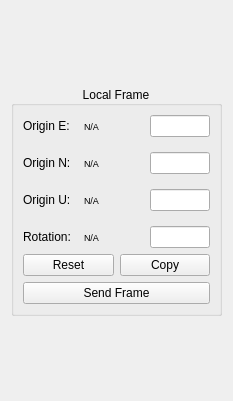
<?xml version="1.0" encoding="UTF-8"?>
<ui version="4.0">
 <class>WidgetLocalFrame</class>
 <widget class="QWidget" name="WidgetLocalFrame">
  <property name="geometry">
   <rect>
    <x>0</x>
    <y>0</y>
    <width>233</width>
    <height>401</height>
   </rect>
  </property>
  <property name="sizePolicy">
   <sizepolicy hsizetype="Fixed" vsizetype="Preferred">
    <horstretch>0</horstretch>
    <verstretch>0</verstretch>
   </sizepolicy>
  </property>
  <property name="windowTitle">
   <string>Form</string>
  </property>
  <layout class="QVBoxLayout" name="verticalLayout_3">
   <item>
    <spacer name="verticalSpacerTop">
     <property name="orientation">
      <enum>Qt::Vertical</enum>
     </property>
     <property name="sizeHint" stdset="0">
      <size>
       <width>20</width>
       <height>47</height>
      </size>
     </property>
    </spacer>
   </item>
   <item>
    <widget class="QGroupBox" name="groupBox">
     <property name="title">
      <string>Local Frame</string>
     </property>
     <property name="alignment">
      <set>Qt::AlignCenter</set>
     </property>
     <layout class="QGridLayout" name="gridLayout_2">
      <item row="0" column="0">
       <layout class="QVBoxLayout" name="verticalLayout_2">
        <item>
         <layout class="QGridLayout" name="gridLayout">
          <property name="verticalSpacing">
           <number>15</number>
          </property>
          <item row="0" column="0">
           <widget class="QLabel" name="originELabel">
            <property name="text">
             <string>Origin E:</string>
            </property>
           </widget>
          </item>
          <item row="0" column="1">
           <widget class="QLabel" name="originEDisplay">
            <property name="sizePolicy">
             <sizepolicy hsizetype="Fixed" vsizetype="Preferred">
              <horstretch>0</horstretch>
              <verstretch>0</verstretch>
             </sizepolicy>
            </property>
            <property name="minimumSize">
             <size>
              <width>60</width>
              <height>0</height>
             </size>
            </property>
            <property name="maximumSize">
             <size>
              <width>60</width>
              <height>16777215</height>
             </size>
            </property>
            <property name="baseSize">
             <size>
              <width>60</width>
              <height>0</height>
             </size>
            </property>
            <property name="font">
             <font>
              <pointsize>7</pointsize>
             </font>
            </property>
            <property name="text">
             <string>N/A</string>
            </property>
            <property name="alignment">
             <set>Qt::AlignLeading|Qt::AlignLeft|Qt::AlignVCenter</set>
            </property>
           </widget>
          </item>
          <item row="0" column="2">
           <widget class="QLineEdit" name="originEValue">
            <property name="sizePolicy">
             <sizepolicy hsizetype="Fixed" vsizetype="Fixed">
              <horstretch>0</horstretch>
              <verstretch>0</verstretch>
             </sizepolicy>
            </property>
            <property name="minimumSize">
             <size>
              <width>60</width>
              <height>0</height>
             </size>
            </property>
            <property name="maximumSize">
             <size>
              <width>60</width>
              <height>16777215</height>
             </size>
            </property>
            <property name="baseSize">
             <size>
              <width>60</width>
              <height>0</height>
             </size>
            </property>
           </widget>
          </item>
          <item row="1" column="0">
           <widget class="QLabel" name="originNLabel">
            <property name="text">
             <string>Origin N:</string>
            </property>
           </widget>
          </item>
          <item row="1" column="1">
           <widget class="QLabel" name="originNDisplay">
            <property name="sizePolicy">
             <sizepolicy hsizetype="Fixed" vsizetype="Preferred">
              <horstretch>0</horstretch>
              <verstretch>0</verstretch>
             </sizepolicy>
            </property>
            <property name="minimumSize">
             <size>
              <width>60</width>
              <height>0</height>
             </size>
            </property>
            <property name="maximumSize">
             <size>
              <width>60</width>
              <height>16777215</height>
             </size>
            </property>
            <property name="baseSize">
             <size>
              <width>60</width>
              <height>0</height>
             </size>
            </property>
            <property name="font">
             <font>
              <pointsize>7</pointsize>
             </font>
            </property>
            <property name="text">
             <string>N/A</string>
            </property>
            <property name="alignment">
             <set>Qt::AlignLeading|Qt::AlignLeft|Qt::AlignVCenter</set>
            </property>
           </widget>
          </item>
          <item row="1" column="2">
           <widget class="QLineEdit" name="originNValue">
            <property name="sizePolicy">
             <sizepolicy hsizetype="Fixed" vsizetype="Fixed">
              <horstretch>0</horstretch>
              <verstretch>0</verstretch>
             </sizepolicy>
            </property>
            <property name="minimumSize">
             <size>
              <width>60</width>
              <height>0</height>
             </size>
            </property>
            <property name="maximumSize">
             <size>
              <width>60</width>
              <height>16777215</height>
             </size>
            </property>
            <property name="baseSize">
             <size>
              <width>60</width>
              <height>0</height>
             </size>
            </property>
           </widget>
          </item>
          <item row="2" column="0">
           <widget class="QLabel" name="originULabel">
            <property name="text">
             <string>Origin U:</string>
            </property>
           </widget>
          </item>
          <item row="2" column="1">
           <widget class="QLabel" name="originUDisplay">
            <property name="sizePolicy">
             <sizepolicy hsizetype="Fixed" vsizetype="Preferred">
              <horstretch>0</horstretch>
              <verstretch>0</verstretch>
             </sizepolicy>
            </property>
            <property name="minimumSize">
             <size>
              <width>60</width>
              <height>0</height>
             </size>
            </property>
            <property name="maximumSize">
             <size>
              <width>60</width>
              <height>16777215</height>
             </size>
            </property>
            <property name="baseSize">
             <size>
              <width>60</width>
              <height>0</height>
             </size>
            </property>
            <property name="font">
             <font>
              <pointsize>7</pointsize>
             </font>
            </property>
            <property name="text">
             <string>N/A</string>
            </property>
            <property name="alignment">
             <set>Qt::AlignLeading|Qt::AlignLeft|Qt::AlignVCenter</set>
            </property>
           </widget>
          </item>
          <item row="2" column="2">
           <widget class="QLineEdit" name="originUValue">
            <property name="sizePolicy">
             <sizepolicy hsizetype="Fixed" vsizetype="Fixed">
              <horstretch>0</horstretch>
              <verstretch>0</verstretch>
             </sizepolicy>
            </property>
            <property name="minimumSize">
             <size>
              <width>60</width>
              <height>0</height>
             </size>
            </property>
            <property name="maximumSize">
             <size>
              <width>60</width>
              <height>16777215</height>
             </size>
            </property>
            <property name="baseSize">
             <size>
              <width>60</width>
              <height>0</height>
             </size>
            </property>
           </widget>
          </item>
          <item row="3" column="0">
           <widget class="QLabel" name="orientationLabel">
            <property name="text">
             <string>Rotation:</string>
            </property>
           </widget>
          </item>
          <item row="3" column="1">
           <widget class="QLabel" name="orientationDisplay">
            <property name="sizePolicy">
             <sizepolicy hsizetype="Fixed" vsizetype="Preferred">
              <horstretch>0</horstretch>
              <verstretch>0</verstretch>
             </sizepolicy>
            </property>
            <property name="minimumSize">
             <size>
              <width>60</width>
              <height>0</height>
             </size>
            </property>
            <property name="maximumSize">
             <size>
              <width>60</width>
              <height>16777215</height>
             </size>
            </property>
            <property name="baseSize">
             <size>
              <width>60</width>
              <height>0</height>
             </size>
            </property>
            <property name="font">
             <font>
              <pointsize>7</pointsize>
             </font>
            </property>
            <property name="text">
             <string>N/A</string>
            </property>
            <property name="alignment">
             <set>Qt::AlignLeading|Qt::AlignLeft|Qt::AlignVCenter</set>
            </property>
           </widget>
          </item>
          <item row="3" column="2">
           <widget class="QLineEdit" name="orientationValue">
            <property name="sizePolicy">
             <sizepolicy hsizetype="Fixed" vsizetype="Fixed">
              <horstretch>0</horstretch>
              <verstretch>0</verstretch>
             </sizepolicy>
            </property>
            <property name="minimumSize">
             <size>
              <width>60</width>
              <height>0</height>
             </size>
            </property>
            <property name="maximumSize">
             <size>
              <width>60</width>
              <height>16777215</height>
             </size>
            </property>
            <property name="baseSize">
             <size>
              <width>60</width>
              <height>0</height>
             </size>
            </property>
           </widget>
          </item>
         </layout>
        </item>
        <item>
         <layout class="QVBoxLayout" name="verticalLayout">
          <item>
           <layout class="QHBoxLayout" name="horizontalLayout">
            <item>
             <widget class="QPushButton" name="reset">
              <property name="text">
               <string>Reset</string>
              </property>
             </widget>
            </item>
            <item>
             <widget class="QPushButton" name="copy">
              <property name="text">
               <string>Copy</string>
              </property>
             </widget>
            </item>
           </layout>
          </item>
          <item>
           <widget class="QPushButton" name="send">
            <property name="text">
             <string>Send Frame</string>
            </property>
           </widget>
          </item>
         </layout>
        </item>
       </layout>
      </item>
     </layout>
    </widget>
   </item>
   <item>
    <spacer name="verticalSpacerBottom">
     <property name="orientation">
      <enum>Qt::Vertical</enum>
     </property>
     <property name="sizeHint" stdset="0">
      <size>
       <width>20</width>
       <height>46</height>
      </size>
     </property>
    </spacer>
   </item>
  </layout>
 </widget>
 <resources/>
 <connections/>
</ui>
